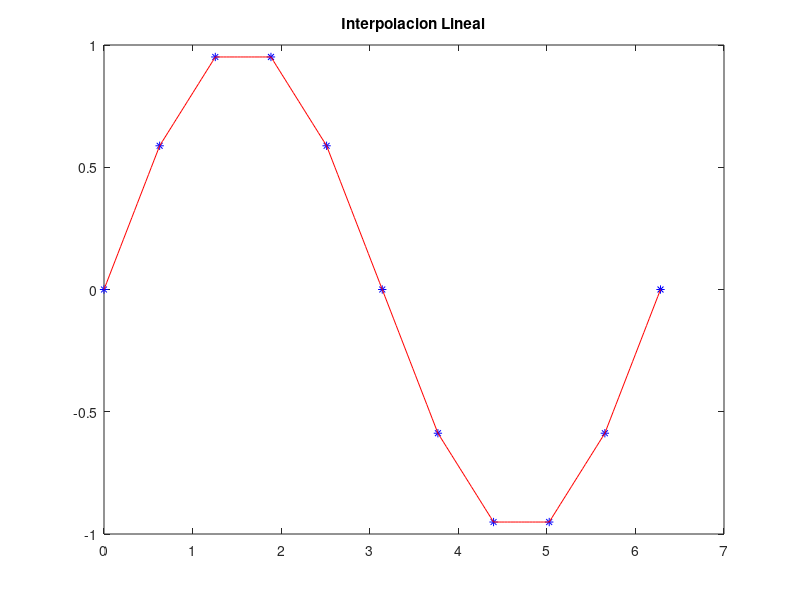
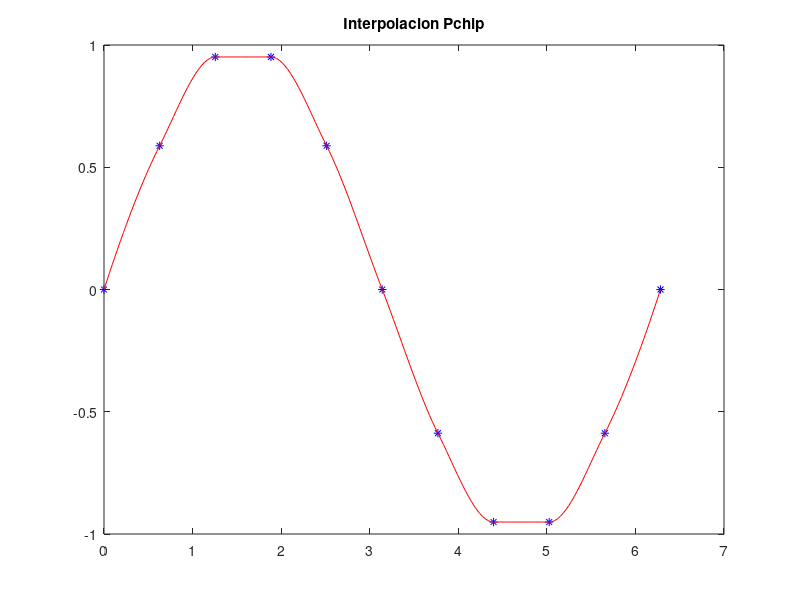
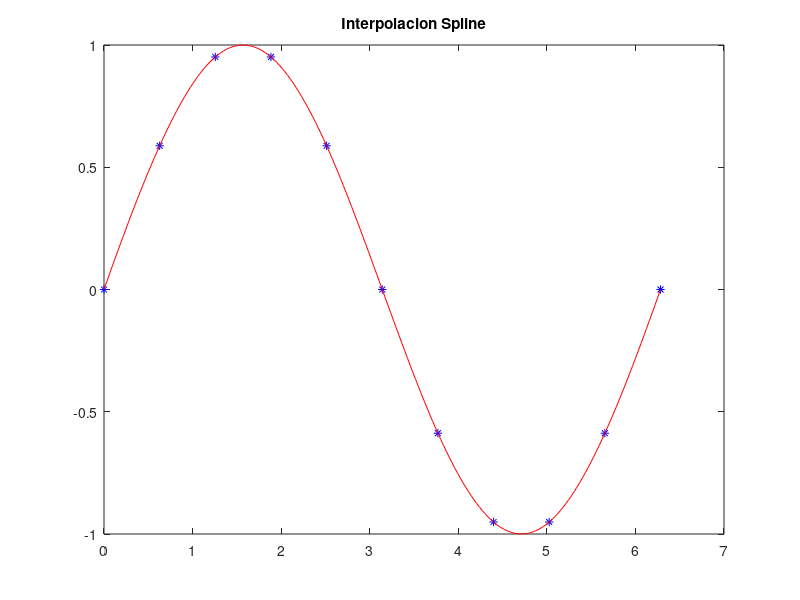
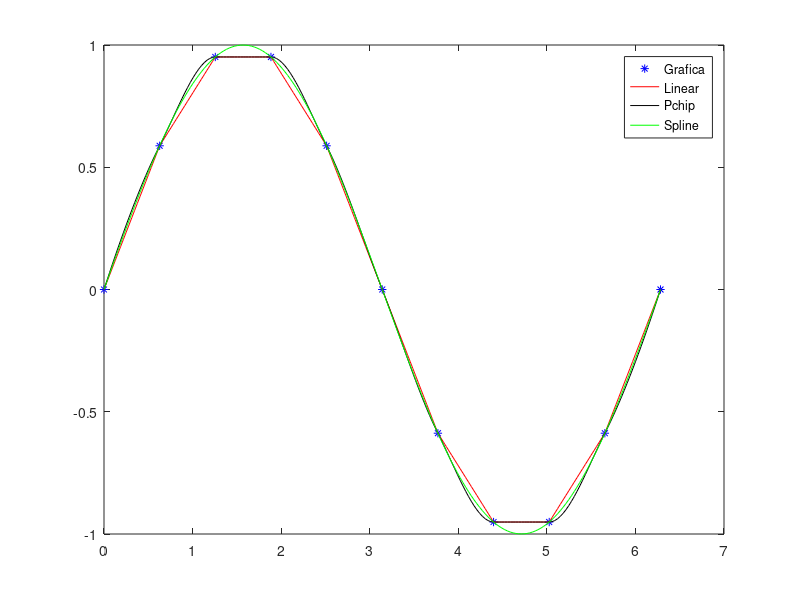

Source code (MATLAB) for these figures, in order:
clear all; close all; 

dx = pi/5;
x = 0:dx:2*pi;
y = sin(x);

xi = 0:dx/20:2*pi;
%%%%%%%%%%%%%%%%%%%%%%%%%%%%%%%%
yi = interp1(x,y,xi,'linear');
figure(1); clf;
plot(x,y,'b*', xi, yi, 'r-')
title('Interpolacion Lineal')
%%%%%%%%%%%%%%%%%%%%%%%%%%%%%%%%
yic = interp1(x,y,xi,'pchip');
figure(2); clf;
plot(x,y,'b*', xi, yic, 'r-')
title('Interpolacion Pchip')
%%%%%%%%%%%%%%%%%%%%%%%%%%%%%%%%
yis = interp1(x,y,xi,'spline');
figure(3); clf;
plot(x,y,'b*', xi, yis, 'r-')
title('Interpolacion Spline')
%%%%%%%%%%%%%%%%%%%%%%%%%%%%%%%%
yis = interp1(x,y,xi,'spline');
figure(4); clf;
plot(x,y,'b*', xi, yi, 'r-', xi, yic, 'k-', xi, yis,'g-')
legend('Grafica','Linear', 'Pchip', 'Spline')
